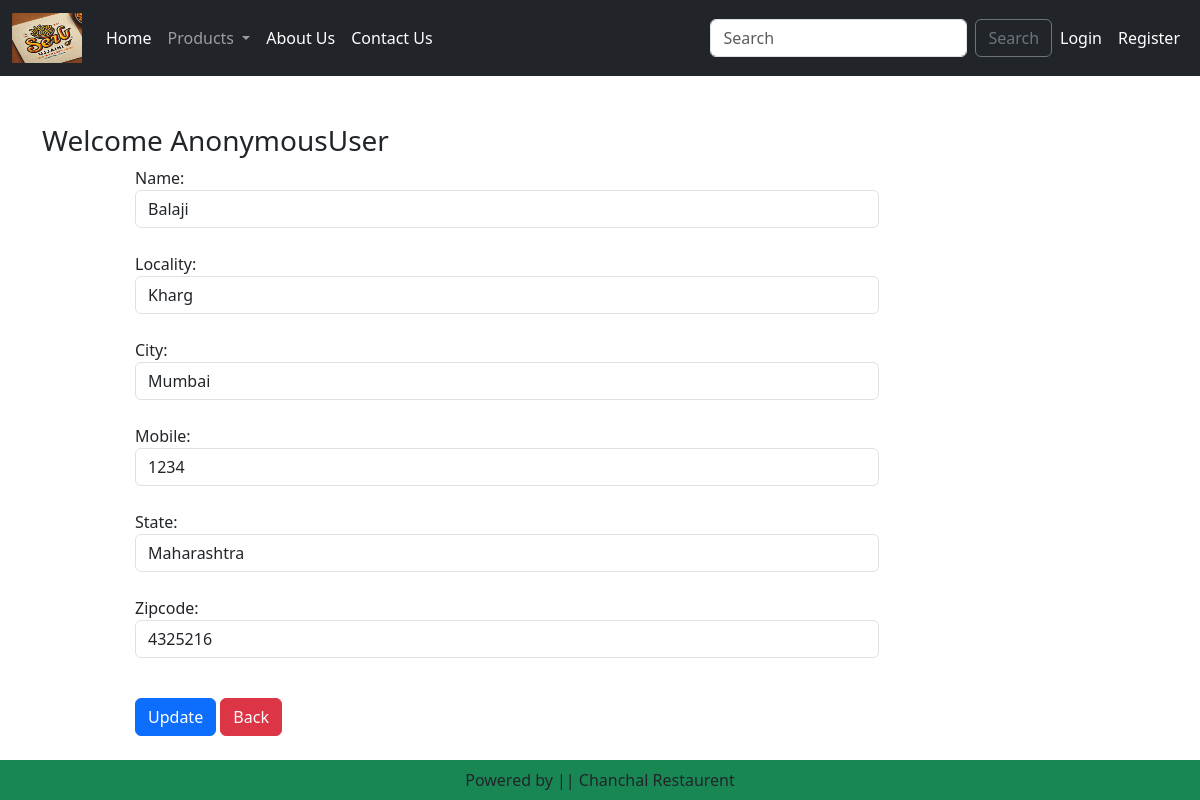
The app's page /update_address/2 with its own data.
### home/models.py (models this page shows, shortened)
class Customer(models.Model):
    user = models.ForeignKey(User, on_delete=models.CASCADE)
    name = models.CharField(max_length=200)
    locality = models.CharField(max_length=200)
    city = models.CharField(max_length=50)
    mobile = models.PositiveIntegerField(default=0)
    zipcode = models.PositiveIntegerField()
    state = models.CharField(choices=STATE_CHOICES, max_length=100)

### home/views.py (the view, shortened to what this page needs)
# urls.py: path('update_address/<int:pk>', views.UpdateAddress.as_view(), name='update_address'),
class UpdateAddress(View):
    def get(self, request, pk):
        add = Customer.objects.get(pk=pk)
        form = CustomerProfileForm(instance=add)
        return render(request, 'home/update_address.html', locals())

### home/forms.py
class CustomerProfileForm(forms.ModelForm):
    class Meta:
        model = Customer
        fields = ['name', 'locality', 'city', 'mobile', 'state', 'zipcode']
        widgets = {
            'name':forms.TextInput(attrs={'class':'form-control'}),
            'locality':forms.TextInput(attrs={'class':'form-control'}),
            'city':forms.TextInput(attrs={'class':'form-control'}),
            'mobile':forms.NumberInput(attrs={'class':'form-control'}),
            'state':forms.Select(attrs={'class':'form-control'}),
            'zipcode':forms.NumberInput(attrs={'class':'form-control'}),
        }

### home/templates/home/update_address.html (shortened to what this page needs)
{% extends 'home/base.html' %}
{% load static %}
{% block main-content %}
<div class="container my-5">
    <div class="row">
        <h3>Welcome <span class="text-capitalize">{{request.user}}</span></h3>
    </div>
    <div class="col-sm-8 offset-sm-1">
        <form action="" method="post">
            {% for fm in form %}
                {{fm.label_tag}} {{fm}}<small class="text-danger">{{fm.errors|striptags}}</small><br>
            {% endfor %}
            <div class="col-12 mt-3">
                <button type="submit" class="btn btn-primary">Update</button>
                <a href="{% url 'address' %}" type="button" class="btn btn-danger">Back</a>
            </div>
        </form>
    </div>
</div>
{% endblock main-content %}

### records on screen
Customer: form "Balaji" "Kharg" "Mumbai" "1234" "Maharashtra" "4325216"

### other values on screen
{{ request.user }} "AnonymousUser"
{{ fm.label_tag }} "Name:" "Locality:" "City:" "Mobile:" "State:" "Zipcode:"
